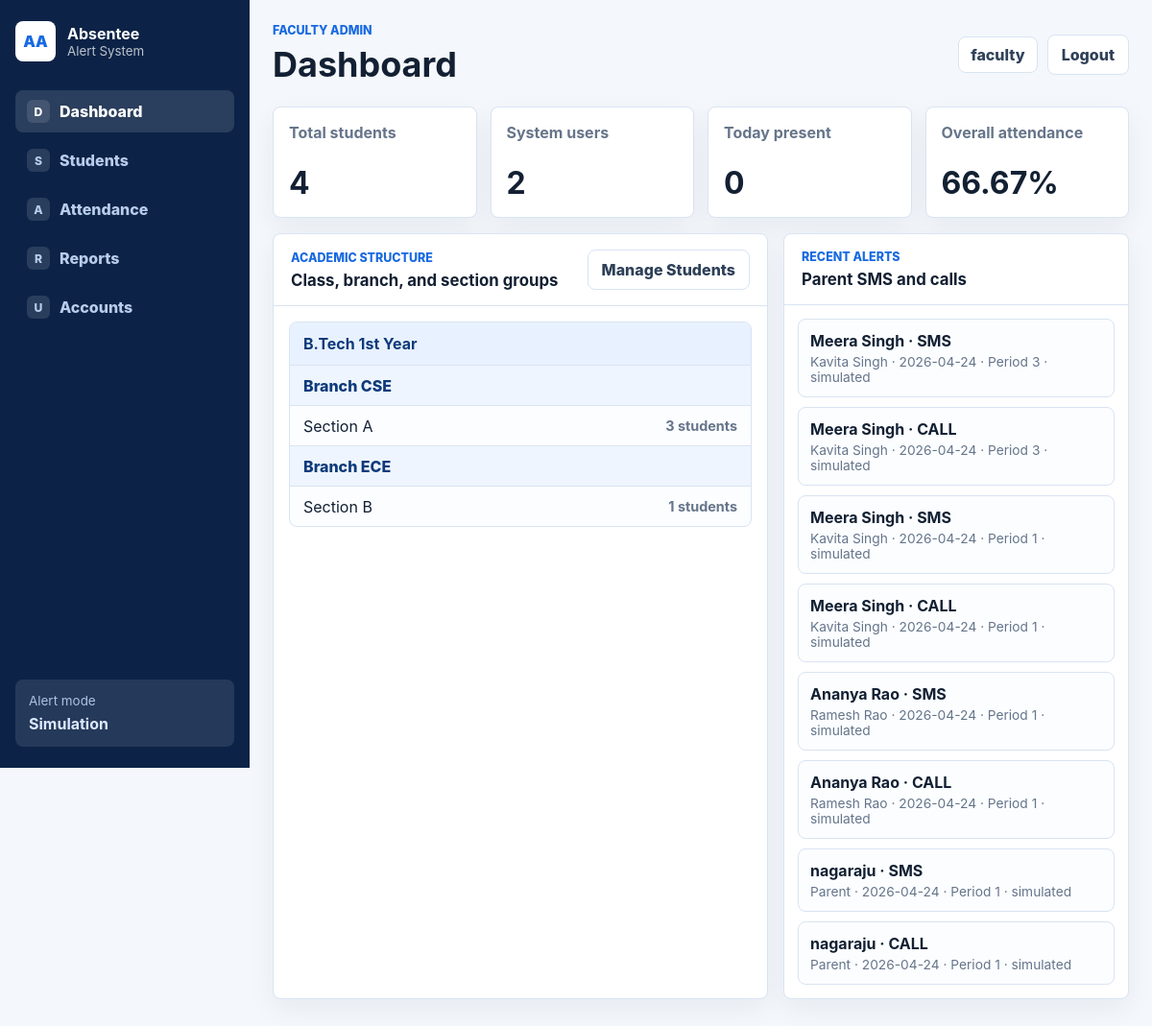
The app's page /dashboard (signed in) with its own data.
### tables this page shows
CREATE TABLE users (
                id INTEGER PRIMARY KEY AUTOINCREMENT,
                username TEXT NOT NULL UNIQUE,
                password TEXT NOT NULL,
                role TEXT NOT NULL CHECK(role IN ('faculty', 'student')),
                student_id INTEGER UNIQUE,
                created_at TEXT NOT NULL DEFAULT CURRENT_TIMESTAMP,
                FOREIGN KEY(student_id) REFERENCES students(id) ON DELETE CASCADE
            );

CREATE TABLE classes (
                id INTEGER PRIMARY KEY AUTOINCREMENT,
                name TEXT NOT NULL,
                year INTEGER NOT NULL UNIQUE CHECK(year BETWEEN 1 AND 4)
            );

CREATE TABLE students (
                id INTEGER PRIMARY KEY AUTOINCREMENT,
                name TEXT NOT NULL,
                roll TEXT NOT NULL UNIQUE,
                "class" INTEGER NOT NULL,
                section INTEGER NOT NULL,
                parent_phone TEXT NOT NULL,
                created_at TEXT NOT NULL DEFAULT CURRENT_TIMESTAMP, branch TEXT NOT NULL DEFAULT 'CSE', parent_name TEXT NOT NULL DEFAULT 'Parent',
                FOREIGN KEY("class") REFERENCES classes(id) ON DELETE RESTRICT,
                FOREIGN KEY(section) REFERENCES sections(id) ON DELETE RESTRICT
            );

CREATE TABLE alerts (
                id INTEGER PRIMARY KEY AUTOINCREMENT,
                student_id INTEGER NOT NULL,
                attendance_id INTEGER,
                date TEXT NOT NULL,
                period INTEGER NOT NULL,
                channel TEXT NOT NULL CHECK(channel IN ('sms', 'call')),
                status TEXT NOT NULL,
                message TEXT NOT NULL,
                provider_response TEXT,
                created_at TEXT NOT NULL DEFAULT CURRENT_TIMESTAMP,
                FOREIGN KEY(student_id) REFERENCES students(id) ON DELETE CASCADE,
                FOREIGN KEY(attendance_id) REFERENCES attendance(id) ON DELETE SET NULL
            );

### app.py (the view)
@app.route("/dashboard")
@login_required("faculty")
def faculty_dashboard():
    with get_db() as conn:
        total_students = conn.execute("SELECT COUNT(*) AS count FROM students").fetchone()["count"]
        total_users = conn.execute("SELECT COUNT(*) AS count FROM users").fetchone()["count"]
        today_summary = attendance_summary(conn, attendance_date=date.today().isoformat())
        overall_summary = attendance_summary(conn)
        alerts = get_recent_alerts(conn, 8)
        groups = grouped_students(conn)
    return render_template(
        "dashboard.html",
        view="dashboard",
        total_students=total_students,
        total_users=total_users,
        today_summary=today_summary,
        overall_summary=overall_summary,
        alerts=alerts,
        groups=groups,
    )

### app.py (called while the page is built)
def get_db() -> sqlite3.Connection:
    conn = sqlite3.connect(DB_PATH)
    conn.row_factory = sqlite3.Row
    conn.execute("PRAGMA foreign_keys = ON")
    return conn

def rows_to_dicts(rows: list[sqlite3.Row]) -> list[dict[str, Any]]:
    return [dict(row) for row in rows]

def current_user() -> dict[str, Any] | None:
    user_id = session.get("user_id")
    if not user_id:
        return None
    with get_db() as conn:
        user = conn.execute(
            "SELECT id, username, role, student_id FROM users WHERE id = ?",
            (user_id,),
        ).fetchone()
    if not user:
        session.clear()
        return None
    return dict(user)

def login_required(role: str | None = None):
    def decorator(view):
        @wraps(view)
        def wrapped(*args, **kwargs):
            user = current_user()
            if not user:
                flash("Please log in to continue.", "error")
                return redirect(url_for("login", role=role or "faculty"))
            if role and user["role"] != role:
                flash("You do not have access to that page.", "error")
                return redirect(url_for("home"))
            return view(*args, **kwargs)
        return wrapped
    return decorator

def get_students(
    conn: sqlite3.Connection,
    class_id: int | None = None,
    section_id: int | None = None,
    branch: str | None = None,
) -> list[dict[str, Any]]:
    filters: list[str] = []
    params: list[Any] = []
    if class_id:
        filters.append('s."class" = ?')
        params.append(class_id)
    if section_id:
        filters.append("s.section = ?")
        params.append(section_id)
    if branch:
        filters.append("s.branch = ?")
        params.append(branch)
    sql = student_query()
    if filters:
        sql += " WHERE " + " AND ".join(filters)
    sql += " ORDER BY cls.year, sec.section_name, s.roll COLLATE NOCASE"
    return rows_to_dicts(conn.execute(sql, params).fetchall())

def twilio_ready() -> bool:
    return bool(
        Client
        and os.environ.get("TWILIO_ACCOUNT_SID")
        and os.environ.get("TWILIO_AUTH_TOKEN")
        and os.environ.get("TWILIO_FROM_NUMBER")
    )

def alert_mode() -> str:
    return "Live Twilio" if twilio_ready() else "Simulation"

@app.context_processor
def inject_globals() -> dict[str, Any]:
    return {
        "current_user": current_user(),
        "alert_mode": alert_mode(),
        "today": date.today().isoformat(),
    }

### templates/dashboard.html (shortened to what this page needs)
<!doctype html>
<html lang="en">
  <head>
    <link rel="stylesheet" href="{{ url_for('static', filename='style.css') }}">
  </head>
  <body>
    <div class="app-shell">
      <aside class="sidebar">
        <a class="brand-lockup compact" href="{{ url_for('faculty_dashboard') }}">
          <span class="brand-mark">AA</span>
          <span>
            <strong>Absentee</strong>
            <small>Alert System</small>
          </span>
        </a>
        <nav class="sidebar-nav">
          <a class="{{ 'active' if view == 'dashboard' else '' }}" href="{{ url_for('faculty_dashboard') }}"><span class="nav-icon">D</span>Dashboard</a>
          <a href="{{ url_for('students') }}"><span class="nav-icon">S</span>Students</a>
          <a href="{{ url_for('attendance') }}"><span class="nav-icon">A</span>Attendance</a>
          <a class="{{ 'active' if view == 'reports' else '' }}" href="{{ url_for('reports') }}"><span class="nav-icon">R</span>Reports</a>
          <a href="{{ url_for('accounts') }}"><span class="nav-icon">U</span>Accounts</a>
        </nav>
        <div class="mode-card">
          <span>Alert mode</span>
          <strong>{{ alert_mode }}</strong>
        </div>
      </aside>
      <main class="main-content">
        <header class="topbar">
          <div>
            <p class="eyebrow">Faculty Admin</p>
            <h1>{{ "Reports" if view == "reports" else "Dashboard" }}</h1>
          </div>
          <div class="topbar-actions">
            <span class="user-chip">{{ current_user.username }}</span>
            <a class="btn ghost" href="{{ url_for('logout') }}">Logout</a>
          </div>
        </header>
        {% if view == "dashboard" %}
          <section class="metric-grid">
            <article class="metric-card">
              <span>Total students</span>
              <strong>{{ total_students }}</strong>
            </article>
            <article class="metric-card">
              <span>System users</span>
              <strong>{{ total_users }}</strong>
            </article>
            <article class="metric-card">
              <span>Today present</span>
              <strong>{{ today_summary.present }}</strong>
            </article>
            <article class="metric-card">
              <span>Overall attendance</span>
              <strong>{{ overall_summary.percentage }}%</strong>
            </article>
          </section>
          <section class="two-column">
            <article class="panel">
              <div class="panel-title">
                <div>
                  <p>Academic structure</p>
                  <h2>Class, branch, and section groups</h2>
                </div>
                <a class="btn secondary" href="{{ url_for('students') }}">Manage Students</a>
              </div>
              {% if groups %}
                <div class="group-stack">
                  {% for group in groups %}
                    <div class="class-group">
                      <div class="group-heading">
                        <strong>{{ group.class_name }}</strong>
                      </div>
                      {% for branch in group.branches %}
                        <div class="section-line branch-line">
                          <span>Branch {{ branch.branch }}</span>
                        </div>
                        {% for section in branch.sections %}
                          <div class="section-line">
                            <span>Section {{ section.section_name }}</span>
                            <strong>{{ section.students|length }} students</strong>
                          </div>
                        {% endfor %}
                      {% endfor %}
                    </div>
                  {% endfor %}
                </div>
              {% else %}
                <div class="empty-state">No students added yet.</div>
              {% endif %}
            </article>
            <article class="panel">
              <div class="panel-title">
                <div>
                  <p>Recent alerts</p>
                  <h2>Parent SMS and calls</h2>
                </div>
              </div>
              {% if alerts %}
                <div class="activity-list">
                  {% for alert in alerts %}
                    <div class="activity-item">
                      <strong>{{ alert.name }} · {{ alert.channel|upper }}</strong>
                      <span>{{ alert.parent_name }} · {{ alert.date }} · Period {{ alert.period }} · {{ alert.status }}</span>
                    </div>
                  {% endfor %}
                </div>
              {% else %}
                <div class="empty-state">No absence alerts have been sent yet.</div>
              {% endif %}
            </article>
          </section>
        {% endif %}
      </main>
    </div>
  </body>
</html>

### records on screen
users: username "faculty"
classes: class_name "B.Tech 1st Year"
students: branch "CSE", section_name "A", students|length "3"
students: branch "ECE", section_name "B", students|length "1"
alerts: name "Meera Singh", channel "SMS", parent_name "Kavita Singh", date "2026-04-24", period "3", status "simulated"
alerts: name "Meera Singh", channel "CALL", parent_name "Kavita Singh", date "2026-04-24", period "3", status "simulated"
alerts: name "Meera Singh", channel "SMS", parent_name "Kavita Singh", date "2026-04-24", period "1", status "simulated"
alerts: name "Meera Singh", channel "CALL", parent_name "Kavita Singh", date "2026-04-24", period "1", status "simulated"
alerts: name "Ananya Rao", channel "SMS", parent_name "Ramesh Rao", date "2026-04-24", period "1", status "simulated"
alerts: name "Ananya Rao", channel "CALL", parent_name "Ramesh Rao", date "2026-04-24", period "1", status "simulated"
alerts: name "nagaraju", channel "SMS", parent_name "Parent", date "2026-04-24", period "1", status "simulated"
alerts: name "nagaraju", channel "CALL", parent_name "Parent", date "2026-04-24", period "1", status "simulated"

### other values on screen
{{ alert_mode }} "Simulation"
{{ "Reports" if view == "reports" else "Dashboard" }} "Dashboard"
{{ total_students }} "4"
{{ total_users }} "2"
{{ today_summary.present }} "0"
{{ overall_summary.percentage }} "66.67"
